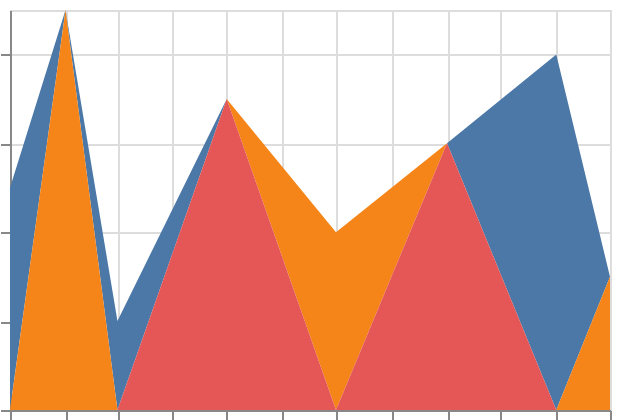

Vega-Lite specification for this chart:
### Vega-Lite specification from a JSON file in a GitHub repository (floating-point values rounded to 4 significant figures)
{"$schema": "https://vega.github.io/schema/vega-lite/v6.json", "padding": 5, "autosize": "none", "width": 300, "height": 200, "data": {"name": "table", "values": [{"c": "A", "g": "p", "x": 1, "y": 2, "v": 5, "t": "2024-01-15", "o": {"v": 3}, "IMDB Rating": 6.1, "d": "x1"}, {"c": "B", "g": "q", "x": 2, "y": 4, "v": 9, "t": "2024-02-20", "o": {"v": 7}, "IMDB Rating": 7.4, "d": "x2"}, {"c": "A", "g": "q", "x": 3, "y": 3, "v": 2, "t": "2024-03-05", "o": {"v": 1}, "IMDB Rating": 5.2, "d": "x1"}, {"c": "C", "g": "p", "x": 4, "y": 6, "v": 7, "t": "2024-05-30", "o": {"v": 4}, "IMDB Rating": 8.8, "d": "x3"}, {"c": "B", "g": "p", "x": 5, "y": 5, "v": 4, "t": "2024-07-11", "o": {"v": 9}, "IMDB Rating": 6.9, "d": "x2"}, {"c": "C", "g": "q", "x": 6, "y": 8, "v": 6, "t": "2024-09-02", "o": {"v": 2}, "IMDB Rating": 7.7, "d": "x3"}, {"c": "A", "g": "p", "x": 7, "y": 7, "v": 8, "t": "2024-11-25", "o": {"v": 5}, "IMDB Rating": 4.4, "d": "x1"}, {"c": "B", "g": "q", "x": 8, "y": 9, "v": 3, "t": "2024-12-31", "o": {"v": 8}, "IMDB Rating": 9.1, "d": "x2"}]}, "mark": "area", "encoding": {"x": {"field": "t", "type": "temporal", "timeUnit": "month"}, "y": {"aggregate": "sum", "field": "v", "type": "quantitative"}, "color": {"field": "c", "type": "nominal"}}}
